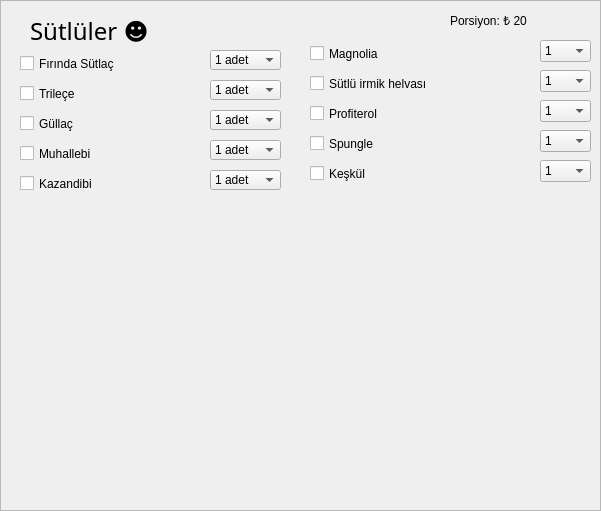
  <widget class="QFrame" name="frame">
   <property name="geometry">
    <rect>
     <x>0</x>
     <y>50</y>
     <width>601</width>
     <height>511</height>
    </rect>
   </property>
   <property name="styleSheet">
    <string notr="true">background-image: url(:/newPrefix/frnstlc.jpg);</string>
   </property>
   <property name="frameShape">
    <enum>QFrame::StyledPanel</enum>
   </property>
   <property name="frameShadow">
    <enum>QFrame::Raised</enum>
   </property>
   <widget class="QCheckBox" name="checkBoxgullac">
    <property name="geometry">
     <rect>
      <x>20</x>
      <y>110</y>
      <width>175</width>
      <height>27</height>
     </rect>
    </property>
    <property name="styleSheet">
     <string notr="true">QCheckBox{
font: 10pt &quot;Lucida Handwriting&quot;;
}</string>
    </property>
    <property name="text">
     <string>Güllaç</string>
    </property>
   </widget>
   <widget class="QCheckBox" name="checkBoxirmik">
    <property name="geometry">
     <rect>
      <x>310</x>
      <y>70</y>
      <width>221</width>
      <height>27</height>
     </rect>
    </property>
    <property name="styleSheet">
     <string notr="true">QCheckBox{
font: 10pt &quot;Lucida Handwriting&quot;;
}</string>
    </property>
    <property name="text">
     <string>Sütlü irmik helvası</string>
    </property>
   </widget>
   <widget class="QLabel" name="label">
    <property name="geometry">
     <rect>
      <x>30</x>
      <y>0</y>
      <width>251</width>
      <height>61</height>
     </rect>
    </property>
    <property name="font">
     <font>
      <family>Lucida Calligraphy</family>
      <pointsize>18</pointsize>
      <underline>false</underline>
     </font>
    </property>
    <property name="text">
     <string>Sütlüler ☻</string>
    </property>
   </widget>
   <widget class="QCheckBox" name="checkBoxkazandibi">
    <property name="geometry">
     <rect>
      <x>20</x>
      <y>170</y>
      <width>175</width>
      <height>27</height>
     </rect>
    </property>
    <property name="styleSheet">
     <string notr="true">QCheckBox{
font: 10pt &quot;Lucida Handwriting&quot;;
}</string>
    </property>
    <property name="text">
     <string>Kazandibi</string>
    </property>
   </widget>
   <widget class="QCheckBox" name="checkBoxprof">
    <property name="geometry">
     <rect>
      <x>310</x>
      <y>100</y>
      <width>175</width>
      <height>27</height>
     </rect>
    </property>
    <property name="styleSheet">
     <string notr="true">QCheckBox{
font: 10pt &quot;Lucida Handwriting&quot;;
}</string>
    </property>
    <property name="text">
     <string>Profiterol</string>
    </property>
   </widget>
   <widget class="QCheckBox" name="checkBoxspungle">
    <property name="geometry">
     <rect>
      <x>310</x>
      <y>130</y>
      <width>175</width>
      <height>27</height>
     </rect>
    </property>
    <property name="styleSheet">
     <string notr="true">QCheckBox{
font: 10pt &quot;Lucida Handwriting&quot;;
}</string>
    </property>
    <property name="text">
     <string>Spungle</string>
    </property>
   </widget>
   <widget class="QCheckBox" name="checkBoxmagnolia">
    <property name="geometry">
     <rect>
      <x>310</x>
      <y>40</y>
      <width>175</width>
      <height>27</height>
     </rect>
    </property>
    <property name="styleSheet">
     <string notr="true">QCheckBox{
font: 10pt &quot;Lucida Handwriting&quot;;
}</string>
    </property>
    <property name="text">
     <string>Magnolia</string>
    </property>
   </widget>
   <widget class="QCheckBox" name="checkBoxmuhallebi">
    <property name="geometry">
     <rect>
      <x>20</x>
      <y>140</y>
      <width>175</width>
      <height>27</height>
     </rect>
    </property>
    <property name="styleSheet">
     <string notr="true">QCheckBox{
font: 10pt &quot;Lucida Handwriting&quot;;
}</string>
    </property>
    <property name="text">
     <string>Muhallebi</string>
    </property>
   </widget>
   <widget class="QCheckBox" name="checkBoxsutlac">
    <property name="geometry">
     <rect>
      <x>20</x>
      <y>50</y>
      <width>175</width>
      <height>27</height>
     </rect>
    </property>
    <property name="styleSheet">
     <string notr="true">QCheckBox{
font: 10pt &quot;Lucida Handwriting&quot;;
}</string>
    </property>
    <property name="text">
     <string>Fırında Sütlaç</string>
    </property>
   </widget>
   <widget class="QCheckBox" name="checkBoxtrilece">
    <property name="geometry">
     <rect>
      <x>20</x>
      <y>80</y>
      <width>175</width>
      <height>27</height>
     </rect>
    </property>
    <property name="styleSheet">
     <string notr="true">QCheckBox{
font: 10pt &quot;Lucida Handwriting&quot;;
}</string>
    </property>
    <property name="text">
     <string>Trileçe</string>
    </property>
   </widget>
   <widget class="QLabel" name="label_sutluler">
    <property name="geometry">
     <rect>
      <x>450</x>
      <y>10</y>
      <width>141</width>
      <height>21</height>
     </rect>
    </property>
    <property name="styleSheet">
     <string notr="true">font: 75 12pt &quot;MS Shell Dlg 2&quot;;</string>
    </property>
    <property name="text">
     <string>Porsiyon: ₺ 20</string>
    </property>
   </widget>
   <widget class="QCheckBox" name="checkBoxkeskul">
    <property name="geometry">
     <rect>
      <x>310</x>
      <y>160</y>
      <width>175</width>
      <height>27</height>
     </rect>
    </property>
    <property name="styleSheet">
     <string notr="true">QCheckBox{
font: 10pt &quot;Lucida Handwriting&quot;;
}</string>
    </property>
    <property name="text">
     <string>Keşkül</string>
    </property>
   </widget>
   <widget class="QComboBox" name="comboBoxmagnolia">
    <property name="geometry">
     <rect>
      <x>540</x>
      <y>40</y>
      <width>51</width>
      <height>22</height>
     </rect>
    </property>
    <item>
     <property name="text">
      <string>1</string>
     </property>
    </item>
    <item>
     <property name="text">
      <string>2</string>
     </property>
    </item>
    <item>
     <property name="text">
      <string>3</string>
     </property>
    </item>
    <item>
     <property name="text">
      <string>4</string>
     </property>
    </item>
    <item>
     <property name="text">
      <string>5</string>
     </property>
    </item>
   </widget>
   <widget class="QComboBox" name="comboBoxirmik">
    <property name="geometry">
     <rect>
      <x>540</x>
      <y>70</y>
      <width>51</width>
      <height>22</height>
     </rect>
    </property>
    <item>
     <property name="text">
      <string>1</string>
     </property>
    </item>
    <item>
     <property name="text">
      <string>2</string>
     </property>
    </item>
    <item>
     <property name="text">
      <string>3</string>
     </property>
    </item>
    <item>
     <property name="text">
      <string>4</string>
     </property>
    </item>
    <item>
     <property name="text">
      <string>5</string>
     </property>
    </item>
   </widget>
   <widget class="QComboBox" name="comboBoxprof">
    <property name="geometry">
     <rect>
      <x>540</x>
      <y>100</y>
      <width>51</width>
      <height>22</height>
     </rect>
    </property>
    <item>
     <property name="text">
      <string>1</string>
     </property>
    </item>
    <item>
     <property name="text">
      <string>2</string>
     </property>
    </item>
    <item>
     <property name="text">
      <string>3</string>
     </property>
    </item>
    <item>
     <property name="text">
      <string>4</string>
     </property>
    </item>
    <item>
     <property name="text">
      <string>5</string>
     </property>
    </item>
   </widget>
   <widget class="QComboBox" name="comboBoxspungle">
    <property name="geometry">
     <rect>
      <x>540</x>
      <y>130</y>
      <width>51</width>
      <height>22</height>
     </rect>
    </property>
    <item>
     <property name="text">
      <string>1</string>
     </property>
    </item>
    <item>
     <property name="text">
      <string>2</string>
     </property>
    </item>
    <item>
     <property name="text">
      <string>3</string>
     </property>
    </item>
    <item>
     <property name="text">
      <string>4</string>
     </property>
    </item>
    <item>
     <property name="text">
      <string>5</string>
     </property>
    </item>
   </widget>
   <widget class="QComboBox" name="comboBoxkeskul">
    <property name="geometry">
     <rect>
      <x>540</x>
      <y>160</y>
      <width>51</width>
      <height>22</height>
     </rect>
    </property>
    <item>
     <property name="text">
      <string>1</string>
     </property>
    </item>
    <item>
     <property name="text">
      <string>2</string>
     </property>
    </item>
    <item>
     <property name="text">
      <string>3</string>
     </property>
    </item>
    <item>
     <property name="text">
      <string>4</string>
     </property>
    </item>
    <item>
     <property name="text">
      <string>5</string>
     </property>
    </item>
   </widget>
   <widget class="QComboBox" name="comboBoxsutlac">
    <property name="geometry">
     <rect>
      <x>210</x>
      <y>50</y>
      <width>71</width>
      <height>20</height>
     </rect>
    </property>
    <item>
     <property name="text">
      <string>1 adet</string>
     </property>
    </item>
    <item>
     <property name="text">
      <string>2 adet</string>
     </property>
    </item>
    <item>
     <property name="text">
      <string>3 adet</string>
     </property>
    </item>
    <item>
     <property name="text">
      <string>4 adet</string>
     </property>
    </item>
    <item>
     <property name="text">
      <string>5 adet</string>
     </property>
    </item>
   </widget>
   <widget class="QComboBox" name="comboBoxtrilece">
    <property name="geometry">
     <rect>
      <x>210</x>
      <y>80</y>
      <width>71</width>
      <height>20</height>
     </rect>
    </property>
    <item>
     <property name="text">
      <string>1 adet</string>
     </property>
    </item>
    <item>
     <property name="text">
      <string>2 adet</string>
     </property>
    </item>
    <item>
     <property name="text">
      <string>3 adet</string>
     </property>
    </item>
    <item>
     <property name="text">
      <string>4 adet</string>
     </property>
    </item>
    <item>
     <property name="text">
      <string>5 adet</string>
     </property>
    </item>
   </widget>
   <widget class="QComboBox" name="comboBoxgullac">
    <property name="geometry">
     <rect>
      <x>210</x>
      <y>110</y>
      <width>71</width>
      <height>20</height>
     </rect>
    </property>
    <item>
     <property name="text">
      <string>1 adet</string>
     </property>
    </item>
    <item>
     <property name="text">
      <string>2 adet</string>
     </property>
    </item>
    <item>
     <property name="text">
      <string>3 adet</string>
     </property>
    </item>
    <item>
     <property name="text">
      <string>4 adet</string>
     </property>
    </item>
    <item>
     <property name="text">
      <string>5 adet</string>
     </property>
    </item>
   </widget>
   <widget class="QComboBox" name="comboBoxmuhallebi">
    <property name="geometry">
     <rect>
      <x>210</x>
      <y>140</y>
      <width>71</width>
      <height>20</height>
     </rect>
    </property>
    <item>
     <property name="text">
      <string>1 adet</string>
     </property>
    </item>
    <item>
     <property name="text">
      <string>2 adet</string>
     </property>
    </item>
    <item>
     <property name="text">
      <string>3 adet</string>
     </property>
    </item>
    <item>
     <property name="text">
      <string>4 adet</string>
     </property>
    </item>
    <item>
     <property name="text">
      <string>5 adet</string>
     </property>
    </item>
   </widget>
   <widget class="QComboBox" name="comboBoxkazandibi">
    <property name="geometry">
     <rect>
      <x>210</x>
      <y>170</y>
      <width>71</width>
      <height>20</height>
     </rect>
    </property>
    <item>
     <property name="text">
      <string>1 adet</string>
     </property>
    </item>
    <item>
     <property name="text">
      <string>2 adet</string>
     </property>
    </item>
    <item>
     <property name="text">
      <string>3 adet</string>
     </property>
    </item>
    <item>
     <property name="text">
      <string>4 adet</string>
     </property>
    </item>
    <item>
     <property name="text">
      <string>5 adet</string>
     </property>
    </item>
   </widget>
  </widget>
